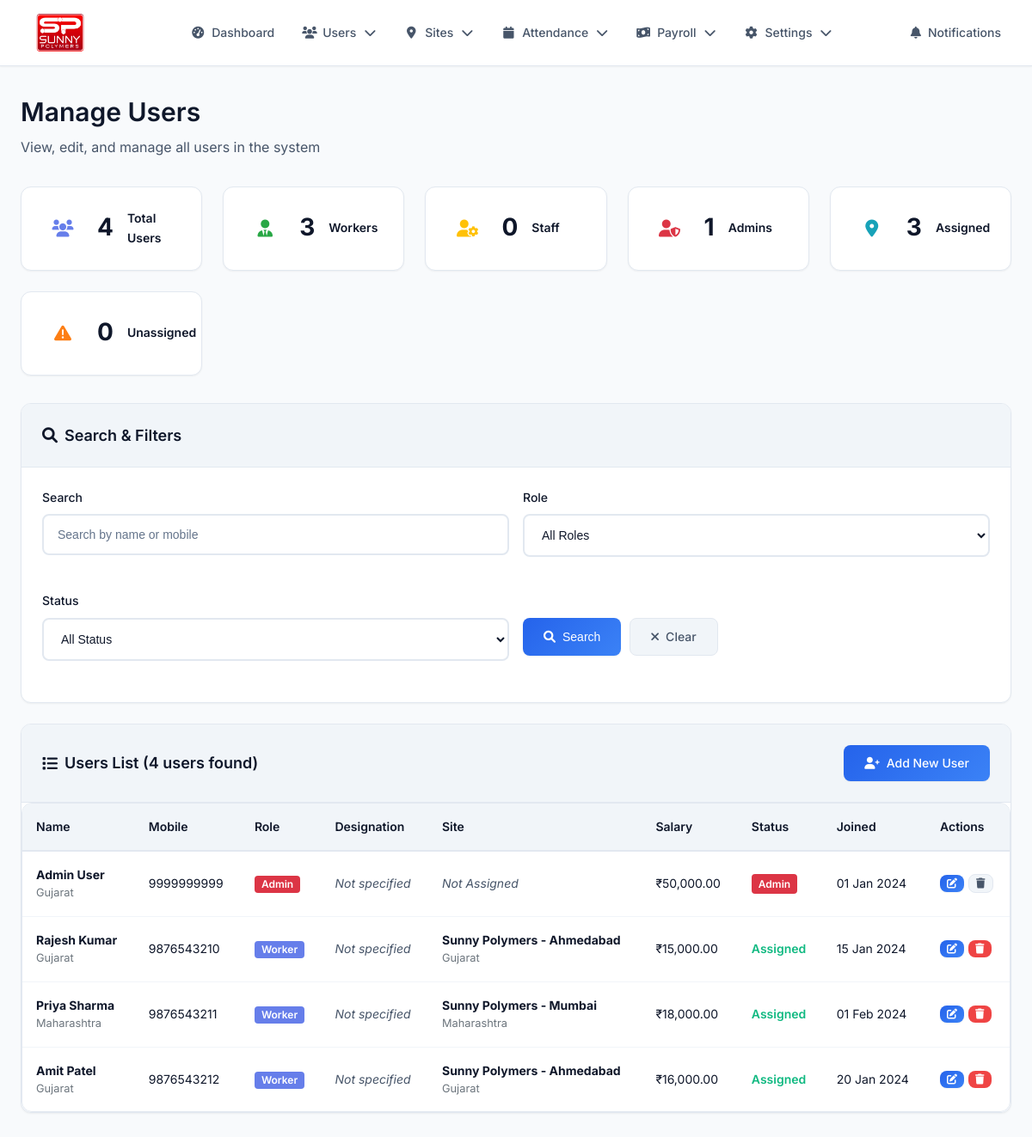
The page /manage_users.php (signed in) on the database its author committed.
### tables this page shows
CREATE TABLE users (
    id INT AUTO_INCREMENT PRIMARY KEY,
    name VARCHAR(100) NOT NULL,
    mobile VARCHAR(15) UNIQUE NOT NULL,
    password VARCHAR(255) NOT NULL,
    role ENUM('admin', 'staff', 'worker') DEFAULT 'worker',
    designation VARCHAR(100) DEFAULT NULL,
    state VARCHAR(50) NOT NULL,
    date_of_joining DATE NOT NULL,
    salary DECIMAL(10,2) NOT NULL,
    dearness_allowance DECIMAL(10,2) DEFAULT 0.00,
    medical_allowance DECIMAL(10,2) DEFAULT 0.00,
    house_rent_allowance DECIMAL(10,2) DEFAULT 0.00,
    conveyance_allowance DECIMAL(10,2) DEFAULT 0.00,
    pf_uan_number VARCHAR(30) DEFAULT NULL,
    overtime_rate DECIMAL(10,2) DEFAULT 0.00,
    bank_name VARCHAR(100) DEFAULT NULL,
    account_number VARCHAR(30) DEFAULT NULL,
    ifsc_code VARCHAR(20) DEFAULT NULL,
    branch_name VARCHAR(100) DEFAULT NULL,
    site_id INT NULL,
    created_at TIMESTAMP DEFAULT CURRENT_TIMESTAMP,
    updated_at TIMESTAMP DEFAULT CURRENT_TIMESTAMP ON UPDATE CURRENT_TIMESTAMP,
    INDEX idx_mobile (mobile),
    INDEX idx_role (role),
    INDEX idx_site (site_id)
);

CREATE TABLE sites (
    id INT AUTO_INCREMENT PRIMARY KEY,
    name VARCHAR(100) NOT NULL,
    address_line1 VARCHAR(255) NOT NULL,
    address_line2 VARCHAR(255) NULL,
    city VARCHAR(100) NOT NULL,
    pincode VARCHAR(10) NOT NULL,
    state VARCHAR(50) NOT NULL,
    country VARCHAR(100) NOT NULL DEFAULT 'India',
    latitude DECIMAL(10,8) NOT NULL,
    longitude DECIMAL(11,8) NOT NULL,
    created_at TIMESTAMP DEFAULT CURRENT_TIMESTAMP,
    updated_at TIMESTAMP DEFAULT CURRENT_TIMESTAMP ON UPDATE CURRENT_TIMESTAMP,
    INDEX idx_state (state),
    INDEX idx_location (latitude, longitude),
    INDEX idx_city (city)
);

### includes/auth.php (called while the page is built, shortened)
<?php
function has_role($role) {
    return isset($_SESSION['user_role']) && $_SESSION['user_role'] === $role;
}
function is_admin() {
    return has_role('admin');
}
?>

### manage_users.php (the view, shortened to what this page needs)
<?php
require_once 'includes/db.php';
require_once 'includes/auth.php';
require_once 'includes/navigation.php';
$search = isset($_GET['search']) ? sanitize_input($_GET['search']) : '';
$where_clause = '';
$query = "SELECT u.*, s.name as site_name, s.state as site_state
          FROM users u
          LEFT JOIN sites s ON u.site_id = s.id
          $where_clause
          ORDER BY u.created_at DESC";
$stmt = $conn->prepare($query);
$stmt->execute();
$users = $stmt->get_result();
$stats_query = "SELECT
    COUNT(*) as total_users,
    COUNT(CASE WHEN role = 'worker' THEN 1 END) as total_workers,
    COUNT(CASE WHEN role = 'staff' THEN 1 END) as total_staff,
    COUNT(CASE WHEN role = 'admin' THEN 1 END) as total_admins,
    COUNT(CASE WHEN site_id IS NOT NULL THEN 1 END) as assigned_users,
    COUNT(CASE WHEN site_id IS NULL AND role != 'admin' THEN 1 END) as unassigned_users
FROM users";
$stats_stmt = $conn->prepare($stats_query);
$stats_stmt->execute();
$stats = $stats_stmt->get_result()->fetch_assoc();
?>
<!DOCTYPE html>
<html lang="en">
<head>
    <link rel="stylesheet" href="assets/style.css">
    <link rel="stylesheet" href="https://cdnjs.cloudflare.com/ajax/libs/font-awesome/6.0.0/css/all.min.css">
</head>
<body>
    <div class="dashboard-container">
        <nav class="navbar">
            <?php echo getNavigationMenu('manage_users'); ?>
        </nav>
        <div class="main-content">
            <div class="page-header">
                <h1 class="page-title">Manage Users</h1>
                <p class="page-subtitle">View, edit, and manage all users in the system</p>
            </div>
            <div class="stats-grid">
                <div class="stat-card">
                    <div class="stat-icon">
                        <i class="fas fa-users" style="color: #667eea;"></i>
                    </div>
                    <div class="stat-number"><?php echo $stats['total_users']; ?></div>
                    <div class="stat-label">Total Users</div>
                </div>
                <div class="stat-card">
                    <div class="stat-icon">
                        <i class="fas fa-user-tie" style="color: #28a745;"></i>
                    </div>
                    <div class="stat-number"><?php echo $stats['total_workers']; ?></div>
                    <div class="stat-label">Workers</div>
                </div>
                <div class="stat-card">
                    <div class="stat-icon">
                        <i class="fas fa-user-cog" style="color: #ffc107;"></i>
                    </div>
                    <div class="stat-number"><?php echo $stats['total_staff']; ?></div>
                    <div class="stat-label">Staff</div>
                </div>
                <div class="stat-card">
                    <div class="stat-icon">
                        <i class="fas fa-user-shield" style="color: #dc3545;"></i>
                    </div>
                    <div class="stat-number"><?php echo $stats['total_admins']; ?></div>
                    <div class="stat-label">Admins</div>
                </div>
                <div class="stat-card">
                    <div class="stat-icon">
                        <i class="fas fa-map-marker-alt" style="color: #17a2b8;"></i>
                    </div>
                    <div class="stat-number"><?php echo $stats['assigned_users']; ?></div>
                    <div class="stat-label">Assigned</div>
                </div>
                <div class="stat-card">
                    <div class="stat-icon">
                        <i class="fas fa-exclamation-triangle" style="color: #fd7e14;"></i>
                    </div>
                    <div class="stat-number"><?php echo $stats['unassigned_users']; ?></div>
                    <div class="stat-label">Unassigned</div>
                </div>
            </div>
            <div class="card">
                <div class="card-header">
                    <h3 class="card-title">
                        <i class="fas fa-search"></i>
                        Search & Filters
                    </h3>
                </div>
                <div class="card-body">
                    <form method="GET" class="search-form">
                        <div class="form-row">
                            <div class="form-group">
                                <label for="search">Search</label>
                                <input type="text" id="search" name="search" class="form-control" value="<?php echo htmlspecialchars($search); ?>" placeholder="Search by name or mobile">
                            </div>
                            <div class="form-group">
                                <label for="role">Role</label>
                                <select id="role" name="role" class="form-control">
                                    <option value="">All Roles</option>
                                </select>
                            </div>
                            <div class="form-group">
                                <label for="status">Status</label>
                                <select id="status" name="status" class="form-control">
                                    <option value="">All Status</option>
                                </select>
                            </div>
                            <div class="form-group">
                                <label>&nbsp;</label>
                                <div class="form-actions">
                                    <button type="submit" class="btn btn-primary">
                                        <i class="fas fa-search"></i>
                                        Search
                                    </button>
                                    <a href="manage_users.php" class="btn btn-secondary">
                                        <i class="fas fa-times"></i>
                                        Clear
                                    </a>
                                </div>
                            </div>
                        </div>
                    </form>
                </div>
            </div>
            <div class="card">
                <div class="card-header">
                    <h3 class="card-title">
                        <i class="fas fa-list"></i>
                        Users List (<?php echo $users->num_rows; ?> users found)
                    </h3>
                    <a href="add_user.php" class="btn btn-primary">
                        <i class="fas fa-user-plus"></i>
                        Add New User
                    </a>
                </div>
                <div class="table-container">
                    <table class="table">
                        <thead>
                            <tr>
                                <th>Name</th>
                                <th>Mobile</th>
                                <th>Role</th>
                                <th>Designation</th>
                                <th>Site</th>
                                <th>Salary</th>
                                <th>Status</th>
                                <th>Joined</th>
                                <th>Actions</th>
                            </tr>
                        </thead>
                        <tbody>
                            <?php if ($users->num_rows > 0): ?>
                                <?php while ($user = $users->fetch_assoc()): ?>
                                <tr>
                                    <td>
                                        <div class="user-info">
                                            <strong><?php echo htmlspecialchars($user['name']); ?></strong>
                                            <small><?php echo htmlspecialchars($user['state']); ?></small>
                                        </div>
                                    </td>
                                    <td><?php echo htmlspecialchars($user['mobile']); ?></td>
                                    <td>
                                        <span class="badge badge-<?php echo $user['role'] == 'admin' ? 'danger' : ($user['role'] == 'staff' ? 'warning' : 'primary'); ?>">
                                            <?php echo ucfirst($user['role']); ?>
                                        </span>
                                    </td>
                                    <td>
                                        <?php if (!empty($user['designation'])): ?>
                                            <?php echo htmlspecialchars($user['designation']); ?>
                                        <?php else: ?>
                                            <span class="text-muted">Not specified</span>
                                        <?php endif; ?>
                                    </td>
                                    <td>
                                        <?php if ($user['site_name']): ?>
                                            <div class="site-info">
                                                <strong><?php echo htmlspecialchars($user['site_name']); ?></strong>
                                                <small><?php echo htmlspecialchars($user['site_state']); ?></small>
                                            </div>
                                        <?php else: ?>
                                            <span class="text-muted">Not Assigned</span>
                                        <?php endif; ?>
                                    </td>
                                    <td>₹<?php echo number_format($user['salary'], 2); ?></td>
                                    <td>
                                        <?php if ($user['role'] == 'admin'): ?>
                                            <span class="status-admin">Admin</span>
                                        <?php elseif ($user['site_id']): ?>
                                            <span class="status-present">Assigned</span>
                                        <?php else: ?>
                                            <span class="status-absent">Unassigned</span>
                                        <?php endif; ?>
                                    </td>
                                    <td><?php echo date('d M Y', strtotime($user['date_of_joining'])); ?></td>
                                    <td>
                                        <div class="action-buttons">
                                            <a href="edit_user.php?id=<?php echo $user['id']; ?>" class="btn btn-sm btn-primary" title="Edit User">
                                                <i class="fas fa-edit"></i>
                                            </a>
                                            <?php if ($user['id'] != $_SESSION['user_id']): ?>
                                                <a href="delete_user.php?id=<?php echo $user['id']; ?>" class="btn btn-sm btn-danger" title="Delete User" onclick="return confirm('Are you sure you want to delete this user? This action cannot be undone.')">
                                                    <i class="fas fa-trash"></i>
                                                </a>
                                            <?php else: ?>
                                                <span class="btn btn-sm btn-secondary" title="Cannot delete yourself" style="cursor: not-allowed;">
                                                    <i class="fas fa-trash"></i>
                                                </span>
                                            <?php endif; ?>
                                        </div>
                                    </td>
                                </tr>
                                <?php endwhile; ?>
                            <?php endif; ?>
                        </tbody>
                    </table>
                </div>
            </div>
        </div>
    </div>
</body>
</html>

### assets/navigation.css (style rules this page uses)
.navbar { background: var(--bg-primary); border-bottom: 1px solid var(--border-color); box-shadow: var(--shadow-sm); position: sticky; top: 0; z-index: 1000; }

### manage_users.php (style rules this page uses)
.search-form { margin-bottom: 0; }
.form-actions { display: flex; gap: 10px; }
.user-info, .site-info { display: flex; flex-direction: column; }
.user-info small, .site-info small { color: #6c757d; font-size: 0.8rem; }
.action-buttons { display: flex; gap: 5px; }
.btn-sm { padding: 4px 8px; font-size: 0.75rem; }
.badge { padding: 4px 8px; border-radius: 4px; font-size: 0.75rem; font-weight: 600; }
.badge-primary { background: #667eea; color: white; }
.badge-danger { background: #dc3545; color: white; }
.text-muted { color: #6c757d; font-style: italic; }
.card-header { display: flex; justify-content: space-between; align-items: center; }
.table-container { overflow-x: auto; }
.status-admin { background-color: #dc3545; color: white; padding: 4px 8px; border-radius: 4px; font-size: 0.75rem; font-weight: 600; }

### rows shown on the page
users: name "Admin User", state "Gujarat", mobile "9999999999", role "Admin", shows "Not specified", shows "Not Assigned", salary "50,000.00", date_of_joining "01 Jan 2024"
users: name "Rajesh Kumar", state "Gujarat", mobile "9876543210", role "Worker", shows "Not specified", site.name "Sunny Polymers - Ahmedabad", site.state "Gujarat", salary "15,000.00", shows "Assigned", date_of_joining "15 Jan 2024"
users: name "Priya Sharma", state "Maharashtra", mobile "9876543211", role "Worker", shows "Not specified", site.name "Sunny Polymers - Mumbai", site.state "Maharashtra", salary "18,000.00", shows "Assigned", date_of_joining "01 Feb 2024"
users: name "Amit Patel", state "Gujarat", mobile "9876543212", role "Worker", shows "Not specified", site.name "Sunny Polymers - Ahmedabad", site.state "Gujarat", salary "16,000.00", shows "Assigned", date_of_joining "20 Jan 2024"

### other values the page prints
$stats['total_users'] "4"
$stats['total_workers'] "3"
$stats['total_staff'] "0"
$stats['total_admins'] "1"
$stats['assigned_users'] "3"
$stats['unassigned_users'] "0"
$users->num_rows "4"
